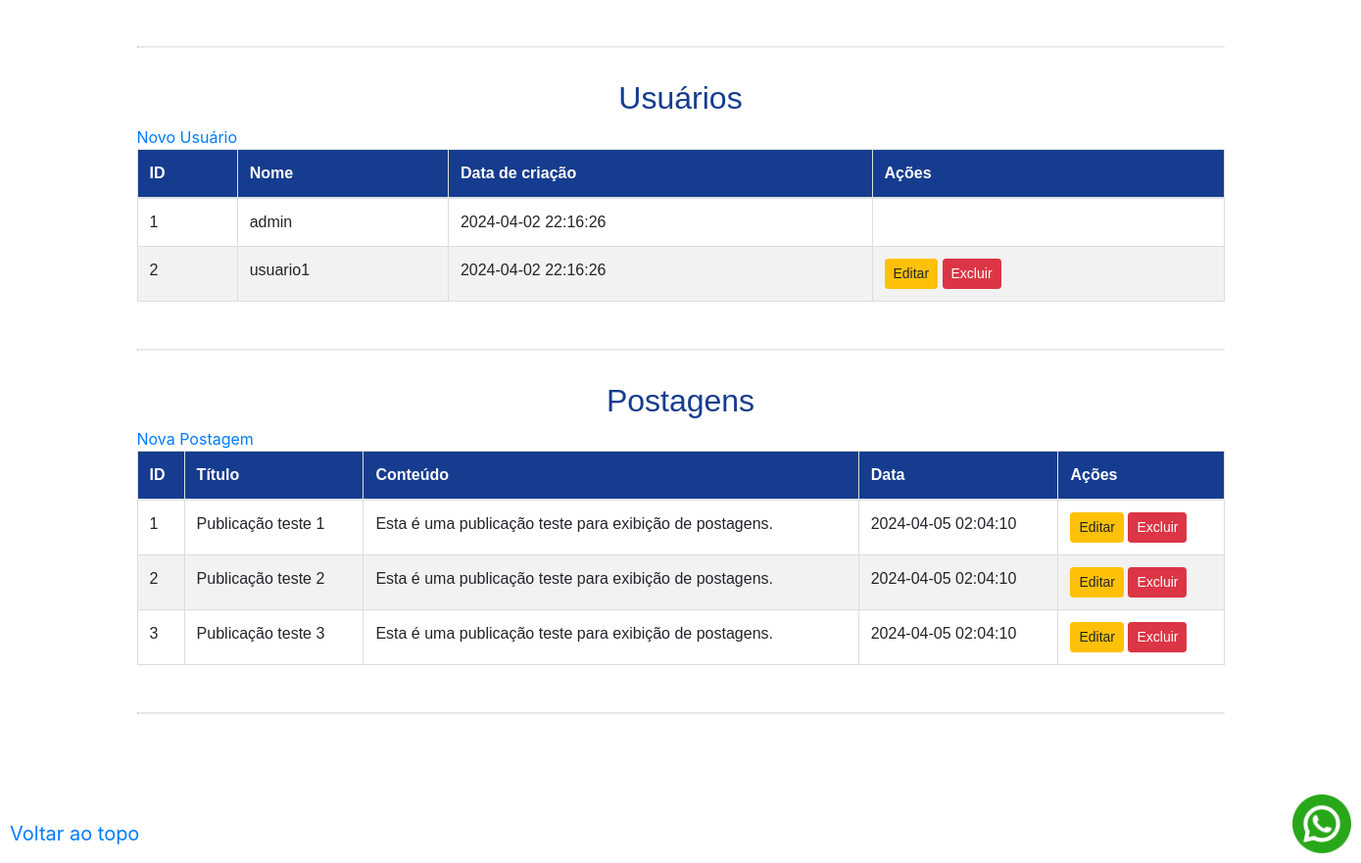
Page /admin (signed in, lower part) on the earlier database version.
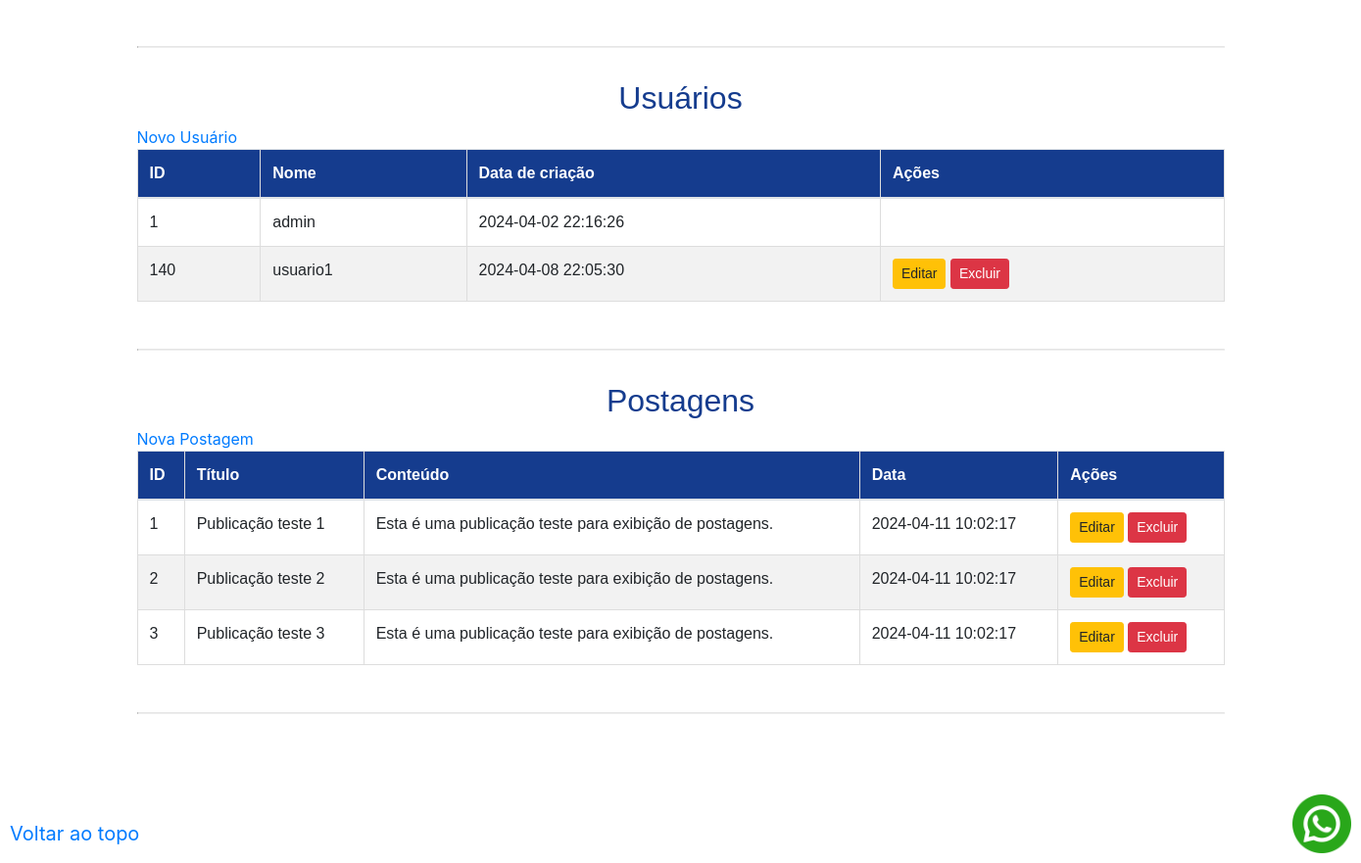
Same page on the later database version.
### tables this page shows
CREATE TABLE contato (
    id INTEGER PRIMARY KEY AUTOINCREMENT,
    created TIMESTAMP NOT NULL DEFAULT CURRENT_TIMESTAMP,
    whatsapp TEXT NOT NULL,
    facebook TEXT NOT NULL,
    instagram TEXT NOT NULL,
    email TEXT NOT NULL,
    endereco TEXT NOT NULL
);

CREATE TABLE usuarios (
    id INTEGER PRIMARY KEY AUTOINCREMENT,
    created TIMESTAMP NOT NULL DEFAULT CURRENT_TIMESTAMP,
    nome TEXT NOT NULL UNIQUE,
    senha TEXT NOT NULL
);

CREATE TABLE posts (
    id INTEGER PRIMARY KEY AUTOINCREMENT,
    created TIMESTAMP NOT NULL DEFAULT CURRENT_TIMESTAMP,
    title TEXT NOT NULL,
    content TEXT NOT NULL
);

### app.py (the view)
@app.route('/admin')
@login_required
def admin():
    conn = get_db_connection()
    posts = conn.execute('SELECT * FROM posts').fetchall()
    contato = conn.execute('SELECT * FROM contato').fetchall()
    usuarios = conn.execute('SELECT * FROM usuarios').fetchall()
    conn.close()
    return render_template('admin.html', usuario=current_user.nome, posts=posts, contato=contato, usuarios=usuarios)

### app.py (called while the page is built)
def get_db_connection():
    conn = sqlite3.connect('database.db')
    conn.row_factory = sqlite3.Row
    return conn

@login_manager.user_loader
def load_user(user_id):
    conn = get_db_connection()
    usuario = conn.execute('SELECT * FROM usuarios WHERE id = ?',
                        (user_id,)).fetchone()
    conn.close()
    if usuario:
        return Usuario(usuario[0], usuario[1], usuario[2])
    return None

### templates/admin.html (shortened to what this page needs)
{% extends 'base2.html' %}
{% block content %}
	<br><br><br>
	<br><br>
	<br>
	<br>
    <br><a href="/logout">Sair</a>
	<br>
	<br>
	<br>
	<hr>
	<br>
	<div id="usuarios">
    <h2>Usuários</h2>
    <a href="{{ url_for('create_usuario') }}">Novo Usuário</a>
    <br>
    {% if not usuarios %}
        <p>Nenhuma usuário cadastrado.</p>
    {% else %}
        <table class="table">
            <thead>
                <tr>
                    <th>ID</th>
                    <th>Nome</th>
                    <th>Data de criação</th>
                    <th>Ações</th>
                </tr>
            </thead>
            <tbody>
                {% for usuario in usuarios %}
                    <tr>
                        <td>{{ usuario.id }}</td>
                        <td>{{ usuario.nome }}</td>
                        <td>{{ usuario.created }}</td>
                        <td>
                        	{% if usuario.nome != 'admin' %}
                            <a href="{{ url_for('edit_usuario', id=usuario.id) }}" class="btn btn-sm btn-warning">Editar</a>
                            <a href="{{ url_for('excluir_usuario', id=usuario[0]) }}" class="btn btn-sm btn-danger">Excluir</a>
                            {% endif %}
                        </td>
                    </tr>
                {% endfor %}
            </tbody>
        </table>
    {% endif %}
    </div>
	<br>
	<hr>
	<br>
	<div id="posts">
	<h2>Postagens</h2>
    <a href="{{ url_for('create_post') }}">Nova Postagem</a>
    <br>
    {% if not posts %}
        <p>Nenhuma postagem cadastrada.</p>
    {% else %}
        <table class="table">
            <thead>
                <tr>
                    <th>ID</th>
                    <th>Título</th>
                    <th>Conteúdo</th>
                    <th>Data</th>
                    <th>Ações</th>
                </tr>
            </thead>
            <tbody>
                {% for post in posts %}
                    <tr>
                        <td>{{ post.id }}</td>
                        <td>{{ post.title }}</td>
                        <td>{{ post.content }}</td>
                        <td>{{ post.created }}</td>
                        <td>
                            <a href="{{ url_for('edit_post', id=post.id) }}" class="btn btn-sm btn-warning">Editar</a>
                            <a href="{{ url_for('excluir_post', id=post[0]) }}" class="btn btn-sm btn-danger">Excluir</a>
                        </td>
                    </tr>
                {% endfor %}
            </tbody>
        </table>
    {% endif %}
    </div>
	<br>
{% endblock %}

### templates/base2.html (shortened to what this page needs)
<!doctype html>
<html lang="en">
  <head>
    <link rel="stylesheet" href="https://stackpath.bootstrapcdn.com/bootstrap/4.3.1/css/bootstrap.min.css">
	<link rel="stylesheet" href="https://cdn.jsdelivr.net/npm/bootstrap@4.6.1/dist/css/bootstrap.min.css">
	<link rel="stylesheet" href="{{ url_for('static', filename='css/style.css') }}">
  </head>
  <body>
	{% for contato in contato %}
		<a class="navbar-brand" href="https://api.whatsapp.com/send?phone={{ contato['whatsapp'] }}&text=Olá! Venho a partir do site.">
		  <img src="{{ url_for('static', filename='img/whatsapp.png') }}" alt="Whatsapp" width="60" height="60" style="position: fixed; bottom: 10px; right: 10px; z-index: 100;">
		</a>
	{% endfor %}
	<a class="navbar-brand" href="#topo" style="position: fixed; bottom: 10px; left: 10px; z-index: 100;">Voltar ao topo</a>
    <div class="container">
        {% block content %} {% endblock %}
		<hr>
		<br><br><br>
	<br><br><br>
    </div>
  </body>
</html>

### static/css/style.css (style rules this page uses)
h2 { color: #153c8e; font-family: Arial, sans-serif; text-align: center; padding 7px; }
hr { display: block; margin-top: 0.5em; margin-bottom: 0.5em; margin-left: auto; margin-right: auto; border-style: inset; border-width: 1px; }
table { font-family: Arial, Helvetica, sans-serif; border-collapse: collapse; width: 100%; }
table td, table th { border: 1px solid #ddd; padding: 8px; }
table tr:nth-child(even) { background-color: #f2f2f2; }
table th { padding-top: 12px; padding-bottom: 12px; text-align: left; background-color: #153c8e; color: white; }

Differences in the rows shown:
removed usuarios: id "2", nome "usuario1", created "2024-04-02 22:16:26"
added usuarios: id "140", nome "usuario1", created "2024-04-08 22:05:30"
changed posts "Publicação teste 1": created "2024-04-05 02:04:10" → "2024-04-11 10:02:17"
changed posts "Publicação teste 2": created "2024-04-05 02:04:10" → "2024-04-11 10:02:17"
changed posts "Publicação teste 3": created "2024-04-05 02:04:10" → "2024-04-11 10:02:17"
